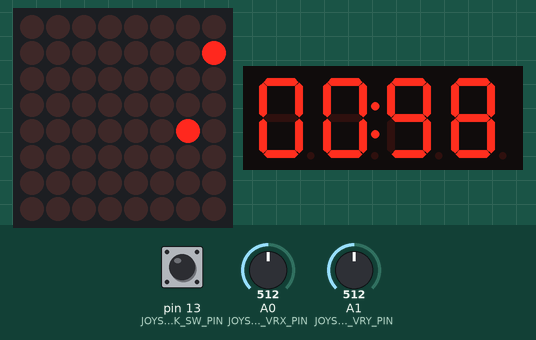
This sketch was run on a simulated Arduino Uno, built with avr-gcc and run on an emulated ATmega328P. Shown: 8×8 LED matrix, 4-digit seven-segment display. The test bench sets the inputs (shaded band); at power-on: A1 (JOYSTICK_VRY_PIN) = 512, A0 (JOYSTICK_VRX_PIN) = 512, pin 13 (JOYSTICK_SW_PIN) HIGH. Random numbers use the default seed unless the sketch sets one.

Above: at 1.2 s.
1.3 s: A1 (JOYSTICK_VRY_PIN) set to 690
4.1 s: A1 (JOYSTICK_VRY_PIN) set to 709
At 4.82 s:
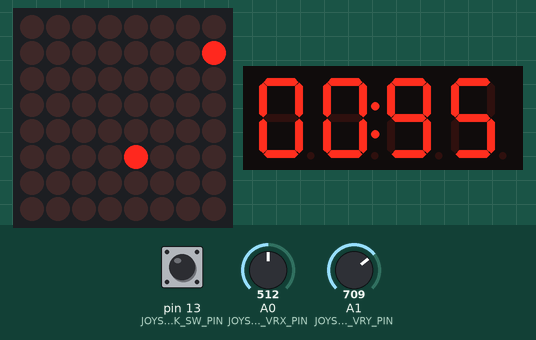
6.8 s: A0 (JOYSTICK_VRX_PIN) set to 691
9.8 s: A0 (JOYSTICK_VRX_PIN) set to 714
At 10.82 s:
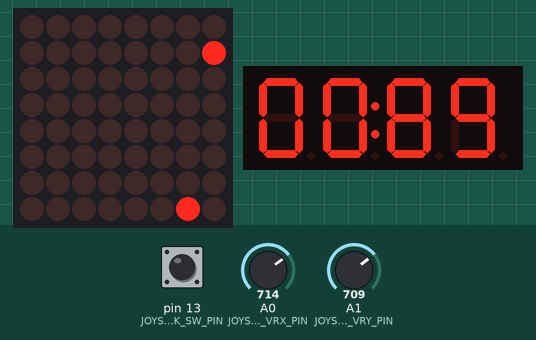
12.8 s: A0 (JOYSTICK_VRX_PIN) set to 690
At 13.82 s:
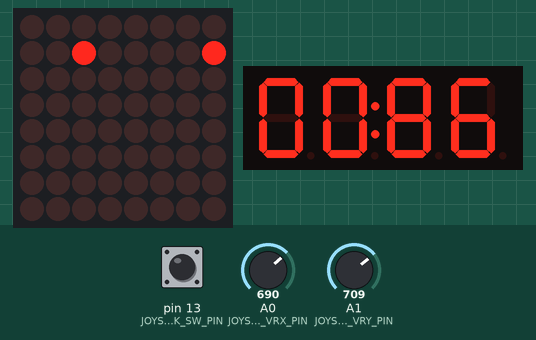
Timing chart, 0 to 15.8 s (numbered marks = the images above; inputs shaded):
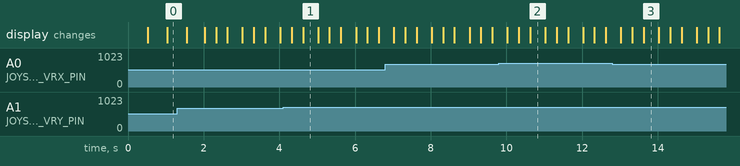

The sketch:

joystick_snake_sample3.ino
```cpp
#include <LedControl.h>
#include <TM1637Display.h>

// Pin connections for the joystick
#define JOYSTICK_VRX_PIN A0
#define JOYSTICK_VRY_PIN A1
#define JOYSTICK_SW_PIN 13

// Pin connections for the LED matrix
#define DIN_PIN 8
#define CS_PIN 9
#define CLK_PIN 10

// Pin connections for the 4-digit 7-segment display
#define CLK_PIN_7SEG 4
#define DIO_PIN_7SEG 5

// Define the reset number of seconds
#define SECONDS 99

// Create an instance of the LedControl library for the LED matrix
LedControl lc = LedControl(DIN_PIN, CLK_PIN, CS_PIN, 1);

// Create an instance of the TM1637Display library for the 7-segment display
TM1637Display display(CLK_PIN_7SEG, DIO_PIN_7SEG);

// Snake game variables
const int matrixSize = 8;
int snakeLength = 1;
int snakeX[64];
int snakeY[64];
int foodX, foodY;
int dirX = 1, dirY = 0; // Initial direction to the right
unsigned long lastMoveTime = 0;
unsigned long lastTimerUpdate = 0;
int moveDelay = 500; // Delay between moves in milliseconds
int countdown = SECONDS; // Countdown timer starting value
int score = 0;

void setup() {
  // Initialize the LED matrix
  lc.shutdown(0, false);
  lc.setIntensity(0, 8);
  lc.clearDisplay(0);

  // Initialize joystick pins
  pinMode(JOYSTICK_SW_PIN, INPUT_PULLUP);

  // Initialize 7-segment display
  display.setBrightness(0x0f); // Set maximum brightness

  // Initialize snake starting position
  snakeX[0] = 4;
  snakeY[0] = 4;

  // Place the first food item
  placeFood();
}

void loop() {
  // Read joystick input
  int vrxValue = analogRead(JOYSTICK_VRX_PIN);
  int vryValue = analogRead(JOYSTICK_VRY_PIN);
  int swValue = digitalRead(JOYSTICK_SW_PIN);

  // Determine direction based on joystick input
  if (vrxValue < 300) {
    dirX = -1;
    dirY = 0;
  } else if (vrxValue > 700) {
    dirX = 1;
    dirY = 0;
  } else if (vryValue < 300) {
    dirX = 0;
    dirY = -1;
  } else if (vryValue > 700) {
    dirX = 0;
    dirY = 1;
  }

  // Move the snake
  if (millis() - lastMoveTime > moveDelay) {
    lastMoveTime = millis();
    moveSnake();
  }

  // Update countdown timer
  if (millis() - lastTimerUpdate >= 1000) {
    lastTimerUpdate = millis();
    countdown--;
    if (countdown < 0) {
      countdown = 0;
      resetGame(); // Reset game if countdown reaches zero
    }
    displayScoreAndTime(score, countdown);
  }

  // Display the snake and food
  lc.clearDisplay(0);
  for (int i = 0; i < snakeLength; i++) {
    lc.setLed(0, snakeY[i], snakeX[i], true);
  }
  lc.setLed(0, foodY, foodX, true);
}

void moveSnake() {
  // Move the snake body
  for (int i = snakeLength - 1; i > 0; i--) {
    snakeX[i] = snakeX[i - 1];
    snakeY[i] = snakeY[i - 1];
  }

  // Move the snake head
  snakeX[0] += dirX;
  snakeY[0] += dirY;

  // Wrap around edges
  if (snakeX[0] < 0) snakeX[0] = matrixSize - 1;
  if (snakeX[0] >= matrixSize) snakeX[0] = 0;
  if (snakeY[0] < 0) snakeY[0] = matrixSize - 1;
  if (snakeY[0] >= matrixSize) snakeY[0] = 0;

  // Check for collision with food
  if (snakeX[0] == foodX && snakeY[0] == foodY) {
    snakeLength++;
    score++; // Increase score
    countdown = SECONDS; // Reset countdown timer
    delay(120); // Add 0.12 seconds delay before placing food
    placeFood();
    displayScoreAndTime(score, countdown); // Update display immediately
  }

  // Check for collision with self
  for (int i = 1; i < snakeLength; i++) {
    if (snakeX[0] == snakeX[i] && snakeY[0] == snakeY[i]) {
      resetGame();
      break;
    }
  }
}

void placeFood() {
  bool validPosition = false;
  while (!validPosition) {
    foodX = random(matrixSize);
    foodY = random(matrixSize);
    validPosition = true;
    for (int i = 0; i < snakeLength; i++) {
      if (foodX == snakeX[i] && foodY == snakeY[i]) {
        validPosition = false;
        break;
      }
    }
  }
}

void resetGame() {
  snakeLength = 1;
  snakeX[0] = 4;
  snakeY[0] = 4;
  dirX = 1;
  dirY = 0;
  score = 0; // Reset score
  countdown = SECONDS; // Reset countdown timer
  delay(120); // Add 0.12 seconds delay before placing food
  placeFood();
  displayScoreAndTime(score, countdown); // Update display immediately
}

void displayScoreAndTime(int score, int time) {
  int displayValue;
  if (score >= 0 && score < 10) {
    // Display as "-score-time"
    displayValue = (score * 100) + time;
    display.showNumberDecEx(displayValue, 0b01001000, true); // 0b01001000 to display a dash
  } else {
    // Display as "score-time"
    displayValue = (score * 1000) + time;
    display.showNumberDec(displayValue, true);
  }
}
```

Measured:
- the behaviour switches between 700 and 701 on A1 (JOYSTICK_VRY_PIN) (found by bisection; images 0 and 1)
- the behaviour switches between 700 and 701 on A0 (JOYSTICK_VRX_PIN) (found by bisection; images 1 and 2)
